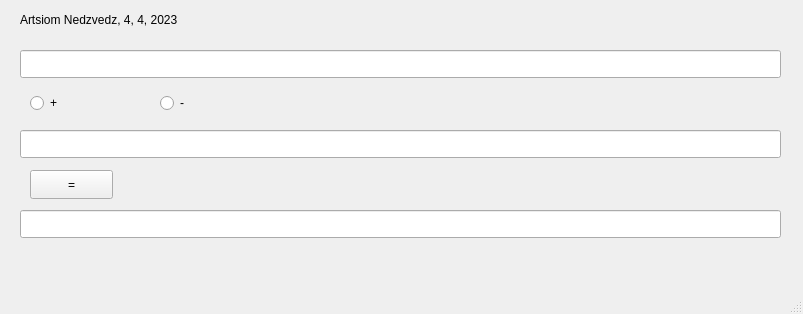
<?xml version="1.0" encoding="UTF-8"?>
<ui version="4.0">
 <class>MainWindow</class>
 <widget class="QMainWindow" name="MainWindow">
  <property name="geometry">
   <rect>
    <x>0</x>
    <y>0</y>
    <width>803</width>
    <height>314</height>
   </rect>
  </property>
  <property name="windowTitle">
   <string>MainWindow</string>
  </property>
  <widget class="QWidget" name="centralwidget">
   <widget class="QLabel" name="name">
    <property name="geometry">
     <rect>
      <x>20</x>
      <y>10</y>
      <width>211</width>
      <height>20</height>
     </rect>
    </property>
    <property name="text">
     <string>Artsiom Nedzvedz, 4, 4, 2023</string>
    </property>
   </widget>
   <widget class="QLineEdit" name="firstNum">
    <property name="geometry">
     <rect>
      <x>20</x>
      <y>50</y>
      <width>761</width>
      <height>28</height>
     </rect>
    </property>
   </widget>
   <widget class="QLineEdit" name="secondNum">
    <property name="geometry">
     <rect>
      <x>20</x>
      <y>130</y>
      <width>761</width>
      <height>28</height>
     </rect>
    </property>
   </widget>
   <widget class="QRadioButton" name="plusCheck">
    <property name="geometry">
     <rect>
      <x>30</x>
      <y>90</y>
      <width>112</width>
      <height>26</height>
     </rect>
    </property>
    <property name="text">
     <string>+</string>
    </property>
   </widget>
   <widget class="QRadioButton" name="minusCheck">
    <property name="geometry">
     <rect>
      <x>160</x>
      <y>90</y>
      <width>112</width>
      <height>26</height>
     </rect>
    </property>
    <property name="text">
     <string>-</string>
    </property>
   </widget>
   <widget class="QLineEdit" name="resultNum">
    <property name="geometry">
     <rect>
      <x>20</x>
      <y>210</y>
      <width>761</width>
      <height>28</height>
     </rect>
    </property>
   </widget>
   <widget class="QPushButton" name="pushButton">
    <property name="geometry">
     <rect>
      <x>30</x>
      <y>170</y>
      <width>83</width>
      <height>29</height>
     </rect>
    </property>
    <property name="text">
     <string>=</string>
    </property>
   </widget>
  </widget>
  <widget class="QMenuBar" name="menubar">
   <property name="geometry">
    <rect>
     <x>0</x>
     <y>0</y>
     <width>803</width>
     <height>25</height>
    </rect>
   </property>
  </widget>
  <widget class="QStatusBar" name="statusbar"/>
 </widget>
 <resources/>
 <connections/>
</ui>
